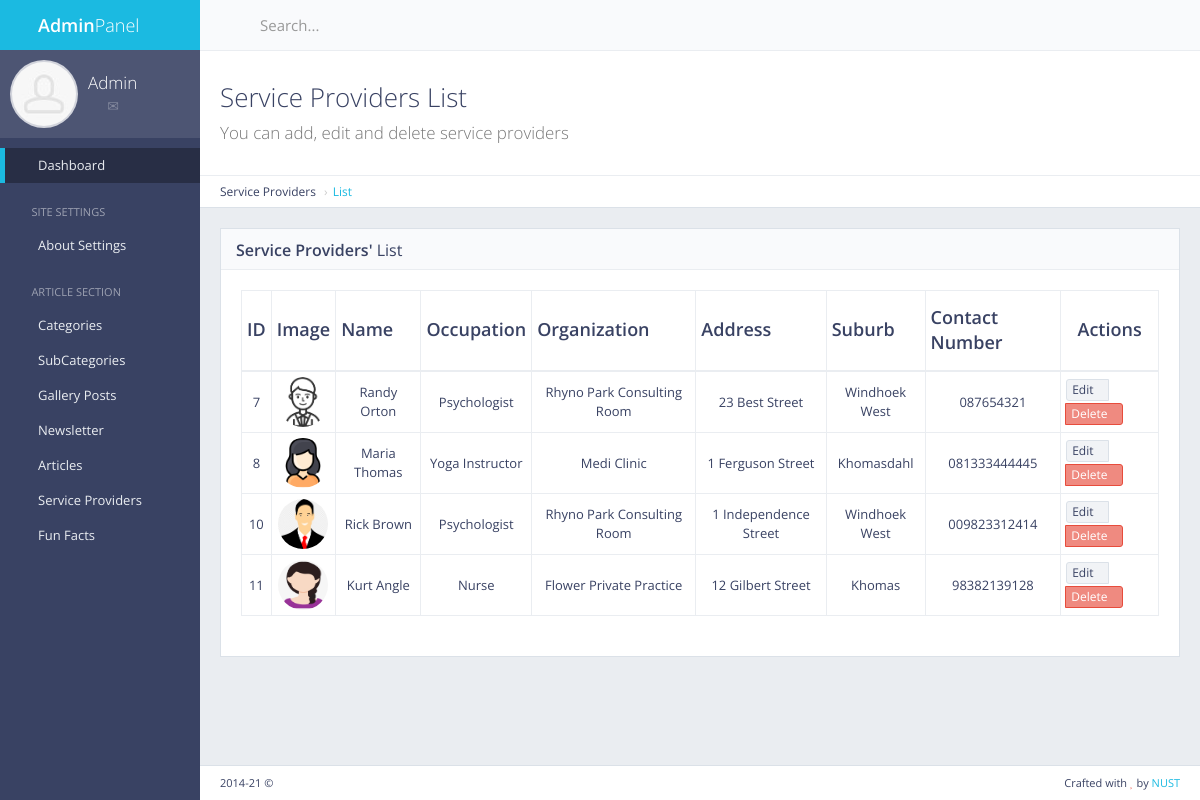
The page /panel/serviceproviders/list/ (signed in) on the database its author committed.
### serviceproviders/models.py (models this page shows, shortened)
class ServiceProviders(models.Model):
 name = models.CharField(max_length=50)
 occupation = models.TextField()
 organization = models.TextField()
 suburb = models.TextField()
 address = models.CharField(max_length=50)
 sptell = models.CharField(max_length=15)
 spimagename = models.TextField(default="-")
 spimageurl = models.TextField(default="-")

### serviceproviders/views.py (the view)
# urls.py: url(r'^panel/serviceproviders/list/$', views.serviceproviders_list, name='serviceproviders_list'),
def serviceproviders_list(request):
 serviceproviders = ServiceProviders.objects.all()
 return render(request, 'back/serviceproviders_list.html', {'serviceproviders':serviceproviders})

### main/templates/back/serviceproviders_list.html (shortened to what this page needs)
{% extends 'back/base.html' %}
{% load static %}
{% block mainblock %}
<div class="content-header">
 <div class="header-section">
  <h1>
   <i class="fa fa-table"></i>Service Providers List<br><small>You can add, edit and delete service providers</small>
  </h1>
 </div>
</div>
<ul class="breadcrumb breadcrumb-top">
 <li>Service Providers</li>
 <li><a href="/panel/serviceproviders/list">List</a></li>
</ul>
<div class="block full">
 <div class="block-title">
  <h2><strong>Service Providers'</strong> List</h2>
 </div>
 <div class="table-responsive">
  <table id="example-datatable" class="table table-vcenter table-condensed table-bordered">
   <thead>
    <tr>
     <th class="text-center">ID</th>
     <th class="text-center">Image</th>
     <th>Name</th>
     <th>Occupation</th>
     <th>Organization</th>
     <th>Address</th>
     <th>Suburb</th>
     <th>Contact Number</th>
     <th class="text-center">Actions</th>
    </tr>
   </thead>
   <tbody>
    {% for cc in serviceproviders %}
    <tr>
     <td class="text-center">{{cc.pk}}</td>
     <td class="text-center"><img style="display: inline-block; width: 50px; height: 50px;" src="{{cc.spimageurl}}" alt="avatar"
       class="img-circle"></td>
     <td class="text-center">{{cc.name}}</td>
     <td class="text-center">{{cc.occupation}}</td>
     <td class="text-center">{{cc.organization}}</td>
     <td class="text-center">{{cc.address}}</td>
     <td class="text-center">{{cc.suburb}}</td>
     <td class="text-center">{{cc.sptell}}</td>
     <td class="text-center">
      <div class="btn-group">
       <a href="javascript:void(0)" data-toggle="tooltip" title="Edit" class="btn btn-xs btn-default"> Edit<i
         class="fa fa-pencil"></i></a>
       <a href="javascript:void(0)" data-toggle="tooltip" title="Delete" class="btn btn-xs btn-danger"> Delete<i
         class="fa fa-times"></i></a>
      </div>
      </td>
     </tr>
     {% endfor %}
    </tbody>
  </table>
 </div>
</div>
{% endblock %}

### rows shown on the page
ServiceProviders: pk "7", spimageurl (picture), name "Randy Orton", occupation "Psychologist", organization "Rhyno Park Consulting Room", address "23 Best Street", suburb "Windhoek West", sptell "087654321"
ServiceProviders: pk "8", spimageurl (picture), name "Maria Thomas", occupation "Yoga Instructor", organization "Medi Clinic", address "1 Ferguson Street", suburb "Khomasdahl", sptell "081333444445"
ServiceProviders: pk "10", spimageurl (picture), name "Rick Brown", occupation "Psychologist", organization "Rhyno Park Consulting Room", address "1 Independence Street", suburb "Windhoek West", sptell "009823312414"
ServiceProviders: pk "11", spimageurl (picture), name "Kurt Angle", occupation "Nurse", organization "Flower Private Practice", address "12 Gilbert Street", suburb "Khomas", sptell "98382139128"
